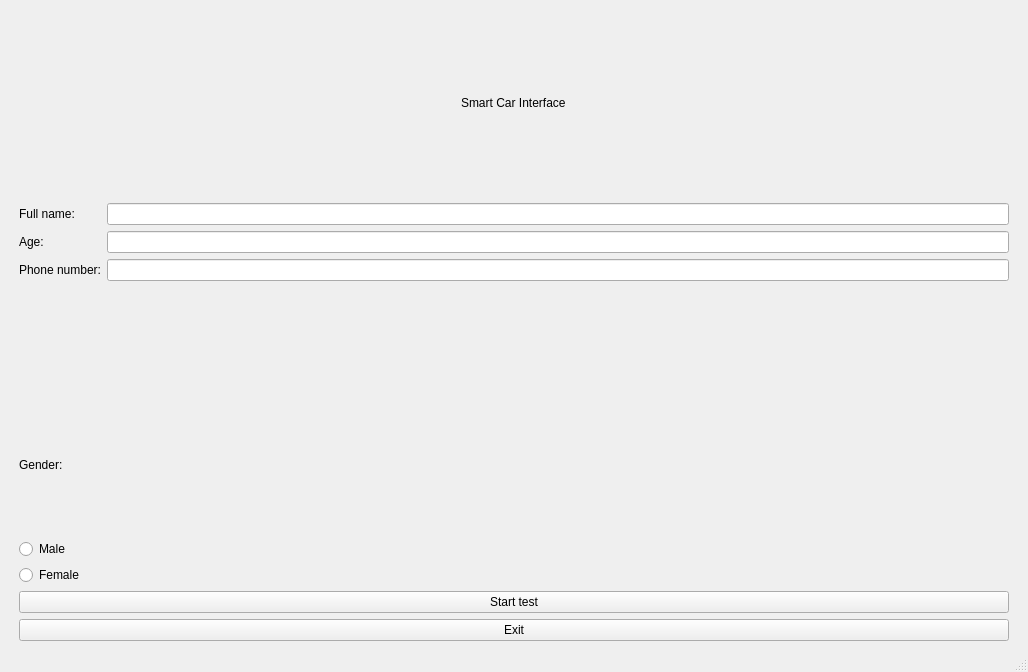
<?xml version="1.0" encoding="UTF-8"?>
<ui version="4.0">
 <class>MainWindow</class>
 <widget class="QMainWindow" name="MainWindow">
  <property name="geometry">
   <rect>
    <x>0</x>
    <y>0</y>
    <width>1028</width>
    <height>672</height>
   </rect>
  </property>
  <property name="windowTitle">
   <string>MainWindow</string>
  </property>
  <widget class="QWidget" name="centralwidget">
   <layout class="QVBoxLayout" name="verticalLayout_4">
    <item>
     <layout class="QVBoxLayout" name="verticalLayout_3">
      <property name="leftMargin">
       <number>10</number>
      </property>
      <property name="rightMargin">
       <number>10</number>
      </property>
      <item alignment="Qt::AlignHCenter|Qt::AlignVCenter">
       <widget class="QLabel" name="label">
        <property name="minimumSize">
         <size>
          <width>0</width>
          <height>99</height>
         </size>
        </property>
        <property name="text">
         <string>Smart Car Interface</string>
        </property>
       </widget>
      </item>
      <item>
       <layout class="QFormLayout" name="formLayout">
        <item row="0" column="0">
         <widget class="QLabel" name="label_2">
          <property name="text">
           <string>Full name:</string>
          </property>
         </widget>
        </item>
        <item row="0" column="1">
         <widget class="QLineEdit" name="fullname_txtbox"/>
        </item>
        <item row="1" column="0">
         <widget class="QLabel" name="label_3">
          <property name="text">
           <string>Age:</string>
          </property>
         </widget>
        </item>
        <item row="1" column="1">
         <widget class="QLineEdit" name="age_txtbox"/>
        </item>
        <item row="2" column="0">
         <widget class="QLabel" name="label_4">
          <property name="text">
           <string>Phone number:</string>
          </property>
         </widget>
        </item>
        <item row="2" column="1">
         <widget class="QLineEdit" name="phone_txtbox"/>
        </item>
       </layout>
      </item>
      <item>
       <layout class="QVBoxLayout" name="verticalLayout">
        <item>
         <widget class="QLabel" name="label_5">
          <property name="text">
           <string>Gender:</string>
          </property>
         </widget>
        </item>
        <item>
         <widget class="QRadioButton" name="male_radioButton">
          <property name="text">
           <string>Male</string>
          </property>
         </widget>
        </item>
        <item>
         <widget class="QRadioButton" name="female_radioButton">
          <property name="text">
           <string>Female</string>
          </property>
         </widget>
        </item>
       </layout>
      </item>
      <item>
       <layout class="QVBoxLayout" name="verticalLayout_2">
        <item>
         <widget class="QPushButton" name="start_btn">
          <property name="text">
           <string>Start test</string>
          </property>
         </widget>
        </item>
        <item>
         <widget class="QPushButton" name="exit_btn">
          <property name="text">
           <string>Exit</string>
          </property>
         </widget>
        </item>
       </layout>
      </item>
     </layout>
    </item>
   </layout>
  </widget>
  <widget class="QMenuBar" name="menubar">
   <property name="geometry">
    <rect>
     <x>0</x>
     <y>0</y>
     <width>1028</width>
     <height>26</height>
    </rect>
   </property>
  </widget>
  <widget class="QStatusBar" name="statusbar"/>
 </widget>
 <resources/>
 <connections/>
</ui>
